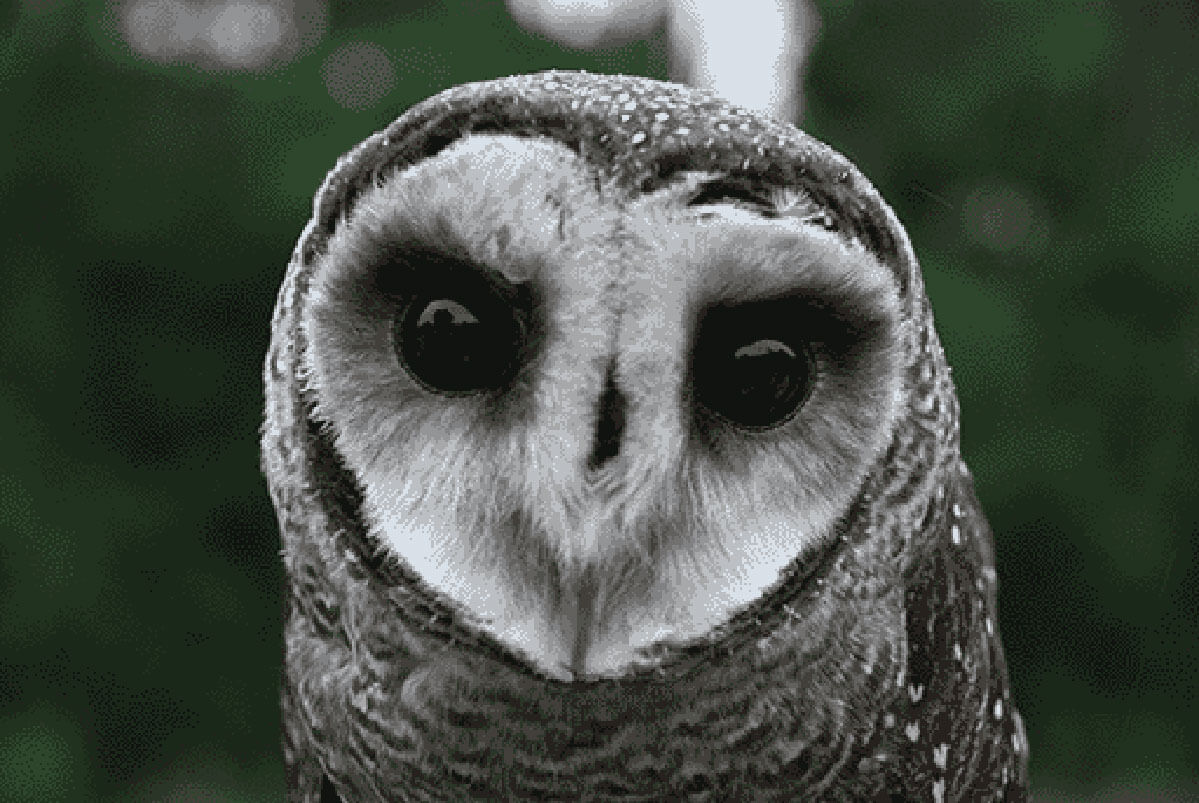
#> input picture images/sample.jpg, 1199 x 803 px
$ python test2.py
#> lines starting #> are read from the running program, lines starting #| are printed output that depends on the picture; after the words box and inside, x2 and y2 are one past the last pixel; in counts of white or black regions, pixels touching at a corner belong together
import cv2
from pathlib import Path


def main():
    input_path = Path("images/sample.jpg")
    output_dir = Path("output")
    output_dir.mkdir(exist_ok=True)

    # 이미지 불러오기
    image = cv2.imread(str(input_path))
#> image is the input picture: shape (803, 1199, 3); mean B, G, R 70.8, 79.4, 72.1

    if image is None:
        print(f"이미지를 불러올 수 없습니다: {input_path}")
        print("images/sample.jpg 파일이 존재하는지 확인하세요.")
        return

    # 원본 이미지 크기 확인
    height, width, channels = image.shape
#> height = 803; width = 1199; channels = 3
    print(f"이미지 크기: {width} x {height}")
#| 이미지 크기: 1199 x 803
    print(f"채널 수: {channels}")
#| 채널 수: 3

    # 1) 흑백 이미지 변환
    gray = cv2.cvtColor(image, cv2.COLOR_BGR2GRAY)

    # 2) 가우시안 블러 적용
    blurred = cv2.GaussianBlur(gray, (7, 7), 0)

    # 3) 윤곽선 검출
    edges = cv2.Canny(blurred, 80, 160)
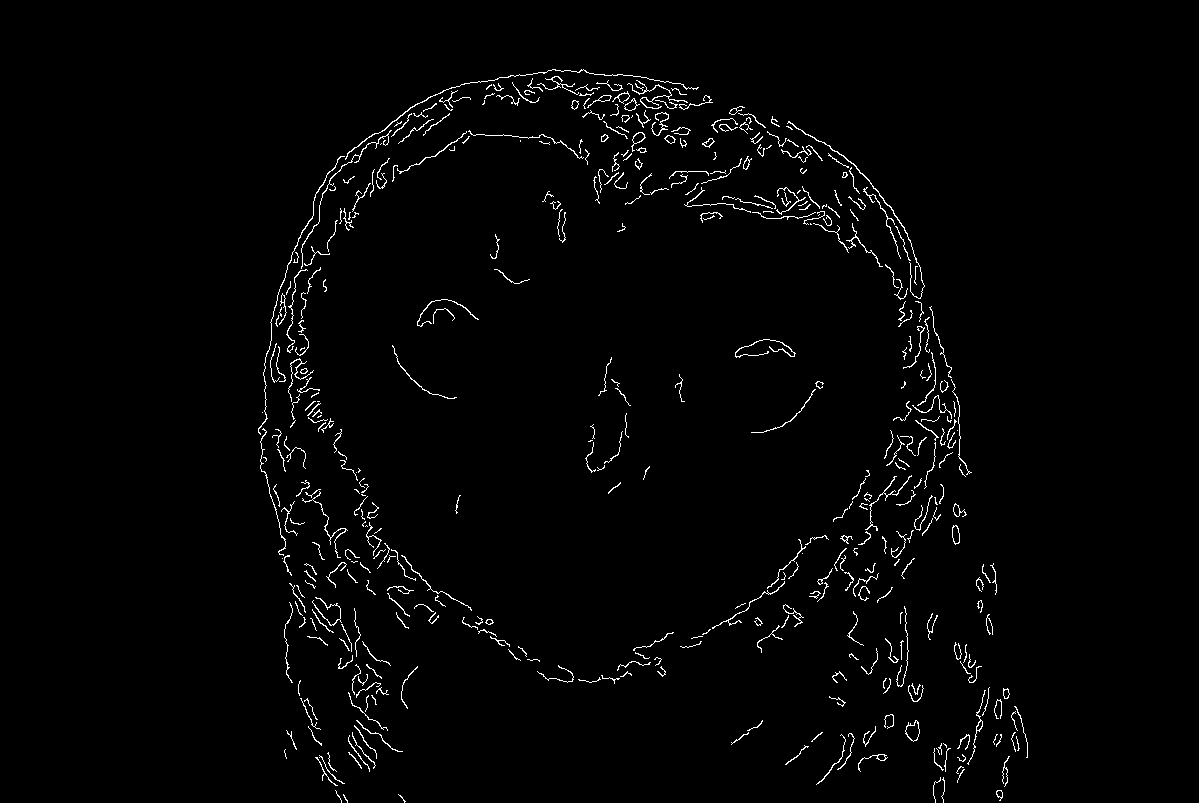
#> edges: shape (803, 1199); 1.8% white in thin lines or dots, all inside (x1, y1, x2, y2) = (258, 69, 1028, 803)

    # 결과 저장
    cv2.imwrite(str(output_dir / "gray.jpg"), gray)
    cv2.imwrite(str(output_dir / "blurred.jpg"), blurred)
    cv2.imwrite(str(output_dir / "edges.jpg"), edges)

    print("이미지 처리가 완료되었습니다.")
    print("output/gray.jpg")
    print("output/blurred.jpg")
    print("output/edges.jpg")

    # 화면에 결과 표시
    cv2.imshow("Original Image", image)
    cv2.imshow("Gray Image", gray)
    cv2.imshow("Edge Detection", edges)

    print("아무 키나 누르면 창이 닫힙니다.")

    cv2.waitKey(0)
    cv2.destroyAllWindows()


if __name__ == "__main__":
    main()
